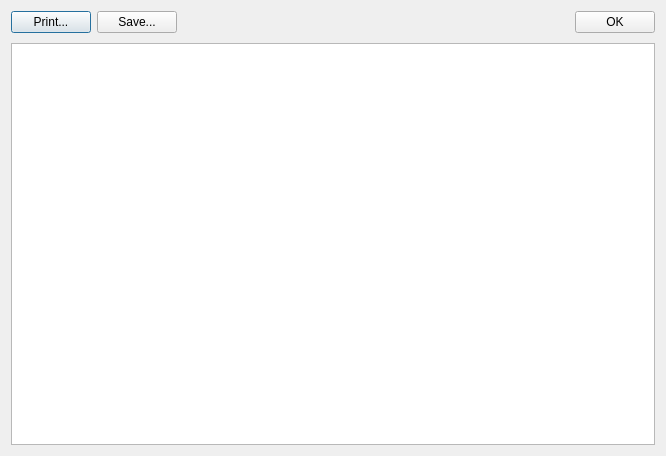
<?xml version="1.0" encoding="UTF-8"?>
<ui version="4.0">
 <class>CEphTable</class>
 <widget class="QDialog" name="CEphTable">
  <property name="geometry">
   <rect>
    <x>0</x>
    <y>0</y>
    <width>666</width>
    <height>456</height>
   </rect>
  </property>
  <property name="windowTitle">
   <string>Dialog</string>
  </property>
  <layout class="QHBoxLayout" name="horizontalLayout_2">
   <item>
    <layout class="QVBoxLayout" name="verticalLayout">
     <item>
      <layout class="QHBoxLayout" name="horizontalLayout_3">
       <property name="sizeConstraint">
        <enum>QLayout::SetDefaultConstraint</enum>
       </property>
       <property name="topMargin">
        <number>0</number>
       </property>
       <property name="bottomMargin">
        <number>4</number>
       </property>
       <item>
        <widget class="QPushButton" name="pushButton">
         <property name="sizePolicy">
          <sizepolicy hsizetype="Fixed" vsizetype="Fixed">
           <horstretch>0</horstretch>
           <verstretch>0</verstretch>
          </sizepolicy>
         </property>
         <property name="text">
          <string>Print...</string>
         </property>
        </widget>
       </item>
       <item>
        <widget class="QPushButton" name="pushButton_3">
         <property name="text">
          <string>Save...</string>
         </property>
        </widget>
       </item>
       <item>
        <spacer name="horizontalSpacer">
         <property name="orientation">
          <enum>Qt::Horizontal</enum>
         </property>
         <property name="sizeType">
          <enum>QSizePolicy::Expanding</enum>
         </property>
         <property name="sizeHint" stdset="0">
          <size>
           <width>40</width>
           <height>20</height>
          </size>
         </property>
        </spacer>
       </item>
       <item>
        <widget class="QPushButton" name="pushButton_2">
         <property name="sizePolicy">
          <sizepolicy hsizetype="Fixed" vsizetype="Fixed">
           <horstretch>0</horstretch>
           <verstretch>0</verstretch>
          </sizepolicy>
         </property>
         <property name="text">
          <string>OK</string>
         </property>
        </widget>
       </item>
      </layout>
     </item>
     <item>
      <widget class="QTableView" name="tableView">
       <property name="editTriggers">
        <set>QAbstractItemView::NoEditTriggers</set>
       </property>
       <property name="alternatingRowColors">
        <bool>true</bool>
       </property>
       <property name="selectionBehavior">
        <enum>QAbstractItemView::SelectRows</enum>
       </property>
       <attribute name="verticalHeaderVisible">
        <bool>false</bool>
       </attribute>
      </widget>
     </item>
    </layout>
   </item>
  </layout>
 </widget>
 <resources/>
 <connections/>
</ui>
